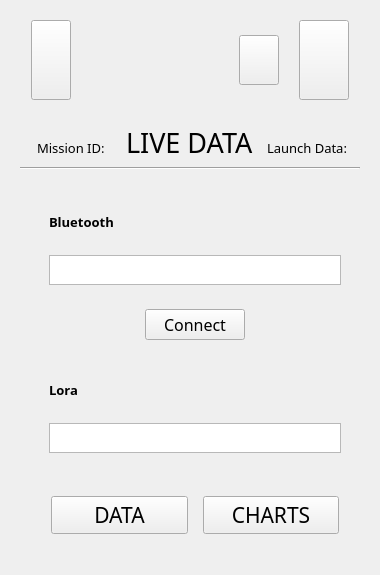
      <widget class="QWidget" name="liveData">
       <property name="sizePolicy">
        <sizepolicy hsizetype="Expanding" vsizetype="Preferred">
         <horstretch>0</horstretch>
         <verstretch>0</verstretch>
        </sizepolicy>
       </property>
       <layout class="QVBoxLayout" name="verticalLayout_36">
        <item>
         <widget class="QWidget" name="upperContainer_3" native="true">
          <property name="sizePolicy">
           <sizepolicy hsizetype="Preferred" vsizetype="Minimum">
            <horstretch>0</horstretch>
            <verstretch>0</verstretch>
           </sizepolicy>
          </property>
          <property name="maximumSize">
           <size>
            <width>16777215</width>
            <height>200</height>
           </size>
          </property>
          <layout class="QHBoxLayout" name="horizontalLayout_14">
           <property name="spacing">
            <number>0</number>
           </property>
           <property name="leftMargin">
            <number>0</number>
           </property>
           <property name="topMargin">
            <number>0</number>
           </property>
           <property name="rightMargin">
            <number>0</number>
           </property>
           <property name="bottomMargin">
            <number>0</number>
           </property>
           <item alignment="Qt::AlignLeft">
            <widget class="QWidget" name="leftSubContainer_3" native="true">
             <layout class="QHBoxLayout" name="horizontalLayout_15">
              <property name="spacing">
               <number>10</number>
              </property>
              <property name="leftMargin">
               <number>20</number>
              </property>
              <property name="rightMargin">
               <number>20</number>
              </property>
              <item>
               <widget class="QPushButton" name="returnBtn_2">
                <property name="maximumSize">
                 <size>
                  <width>100</width>
                  <height>100</height>
                 </size>
                </property>
                <property name="text">
                 <string/>
                </property>
                <property name="icon">
                 <iconset resource="assets/resources.qrc">
                  <normaloff>:/icons/icons/yellow_pack/arrow-left-circle.svg</normaloff>:/icons/icons/yellow_pack/arrow-left-circle.svg</iconset>
                </property>
                <property name="iconSize">
                 <size>
                  <width>50</width>
                  <height>50</height>
                 </size>
                </property>
               </widget>
              </item>
             </layout>
            </widget>
           </item>
           <item alignment="Qt::AlignHCenter">
            <widget class="QWidget" name="midSubContainer_3" native="true">
             <layout class="QHBoxLayout" name="horizontalLayout_16">
              <item>
               <widget class="QLabel" name="superclusterLogo_3">
                <property name="minimumSize">
                 <size>
                  <width>110</width>
                  <height>80</height>
                 </size>
                </property>
                <property name="maximumSize">
                 <size>
                  <width>110</width>
                  <height>80</height>
                 </size>
                </property>
                <property name="text">
                 <string/>
                </property>
                <property name="pixmap">
                 <pixmap resource="assets/resources.qrc">:/pixmap/icons/logo/logo_3.png</pixmap>
                </property>
                <property name="scaledContents">
                 <bool>true</bool>
                </property>
                <property name="alignment">
                 <set>Qt::AlignCenter</set>
                </property>
               </widget>
              </item>
             </layout>
            </widget>
           </item>
           <item alignment="Qt::AlignRight">
            <widget class="QWidget" name="rightSubContainer_3" native="true">
             <layout class="QHBoxLayout" name="horizontalLayout_17">
              <property name="spacing">
               <number>20</number>
              </property>
              <property name="leftMargin">
               <number>20</number>
              </property>
              <property name="rightMargin">
               <number>20</number>
              </property>
              <item>
               <widget class="QPushButton" name="settingsBtn_3">
                <property name="minimumSize">
                 <size>
                  <width>0</width>
                  <height>50</height>
                 </size>
                </property>
                <property name="maximumSize">
                 <size>
                  <width>50</width>
                  <height>50</height>
                 </size>
                </property>
                <property name="styleSheet">
                 <string notr="true"/>
                </property>
                <property name="text">
                 <string/>
                </property>
                <property name="icon">
                 <iconset resource="assets/resources.qrc">
                  <normaloff>:/icons/icons/yellow_pack/settings.svg</normaloff>:/icons/icons/yellow_pack/settings.svg</iconset>
                </property>
                <property name="iconSize">
                 <size>
                  <width>50</width>
                  <height>50</height>
                 </size>
                </property>
               </widget>
              </item>
              <item>
               <widget class="QPushButton" name="infoBtn_3">
                <property name="minimumSize">
                 <size>
                  <width>50</width>
                  <height>50</height>
                 </size>
                </property>
                <property name="maximumSize">
                 <size>
                  <width>100</width>
                  <height>100</height>
                 </size>
                </property>
                <property name="styleSheet">
                 <string notr="true"/>
                </property>
                <property name="text">
                 <string/>
                </property>
                <property name="icon">
                 <iconset resource="assets/resources.qrc">
                  <normaloff>:/icons/icons/yellow_pack/info.svg</normaloff>:/icons/icons/yellow_pack/info.svg</iconset>
                </property>
                <property name="iconSize">
                 <size>
                  <width>50</width>
                  <height>50</height>
                 </size>
                </property>
               </widget>
              </item>
             </layout>
            </widget>
           </item>
          </layout>
         </widget>
        </item>
        <item>
         <widget class="QWidget" name="liveDataLabel" native="true">
          <layout class="QVBoxLayout" name="verticalLayout_20">
           <item>
            <widget class="QWidget" name="pageTitleWidget_2" native="true">
             <layout class="QHBoxLayout" name="horizontalLayout_18">
              <property name="spacing">
               <number>0</number>
              </property>
              <property name="leftMargin">
               <number>0</number>
              </property>
              <property name="topMargin">
               <number>0</number>
              </property>
              <property name="rightMargin">
               <number>0</number>
              </property>
              <property name="bottomMargin">
               <number>0</number>
              </property>
              <item>
               <widget class="QWidget" name="widget_11" native="true">
                <layout class="QVBoxLayout" name="verticalLayout_22">
                 <property name="spacing">
                  <number>0</number>
                 </property>
                 <property name="leftMargin">
                  <number>0</number>
                 </property>
                 <property name="topMargin">
                  <number>10</number>
                 </property>
                 <property name="rightMargin">
                  <number>0</number>
                 </property>
                 <property name="bottomMargin">
                  <number>0</number>
                 </property>
                 <item alignment="Qt::AlignHCenter">
                  <widget class="QLabel" name="missionLabel_2">
                   <property name="font">
                    <font>
                     <family>Inria Sans</family>
                     <pointsize>10</pointsize>
                     <weight>50</weight>
                     <bold>false</bold>
                    </font>
                   </property>
                   <property name="text">
                    <string>Mission ID: &lt;nr&gt;</string>
                   </property>
                  </widget>
                 </item>
                </layout>
               </widget>
              </item>
              <item>
               <widget class="QWidget" name="titleLabel_2" native="true">
                <layout class="QVBoxLayout" name="verticalLayout_24">
                 <property name="spacing">
                  <number>0</number>
                 </property>
                 <property name="leftMargin">
                  <number>0</number>
                 </property>
                 <property name="topMargin">
                  <number>0</number>
                 </property>
                 <property name="rightMargin">
                  <number>0</number>
                 </property>
                 <property name="bottomMargin">
                  <number>0</number>
                 </property>
                 <item alignment="Qt::AlignHCenter">
                  <widget class="QLabel" name="label_2">
                   <property name="font">
                    <font>
                     <family>Inria Sans</family>
                     <pointsize>20</pointsize>
                     <weight>50</weight>
                     <bold>false</bold>
                    </font>
                   </property>
                   <property name="text">
                    <string>LIVE DATA</string>
                   </property>
                  </widget>
                 </item>
                </layout>
               </widget>
              </item>
              <item>
               <widget class="QWidget" name="widget_15" native="true">
                <layout class="QVBoxLayout" name="verticalLayout_25">
                 <property name="spacing">
                  <number>0</number>
                 </property>
                 <property name="leftMargin">
                  <number>0</number>
                 </property>
                 <property name="topMargin">
                  <number>10</number>
                 </property>
                 <property name="rightMargin">
                  <number>0</number>
                 </property>
                 <property name="bottomMargin">
                  <number>0</number>
                 </property>
                 <item alignment="Qt::AlignHCenter">
                  <widget class="QLabel" name="label_7">
                   <property name="font">
                    <font>
                     <family>Inria Sans</family>
                     <pointsize>10</pointsize>
                     <weight>50</weight>
                     <bold>false</bold>
                    </font>
                   </property>
                   <property name="text">
                    <string>Launch Data: &lt;data&gt;</string>
                   </property>
                  </widget>
                 </item>
                </layout>
               </widget>
              </item>
             </layout>
            </widget>
           </item>
           <item>
            <widget class="QWidget" name="separatorWidget_2" native="true">
             <layout class="QVBoxLayout" name="verticalLayout_26">
              <property name="spacing">
               <number>0</number>
              </property>
              <property name="leftMargin">
               <number>0</number>
              </property>
              <property name="topMargin">
               <number>0</number>
              </property>
              <property name="rightMargin">
               <number>0</number>
              </property>
              <property name="bottomMargin">
               <number>0</number>
              </property>
              <item>
               <widget class="Line" name="line_3">
                <property name="orientation">
                 <enum>Qt::Horizontal</enum>
                </property>
               </widget>
              </item>
             </layout>
            </widget>
           </item>
          </layout>
         </widget>
        </item>
        <item>
         <widget class="QWidget" name="mainContainer_2" native="true">
          <property name="sizePolicy">
           <sizepolicy hsizetype="Expanding" vsizetype="Expanding">
            <horstretch>0</horstretch>
            <verstretch>0</verstretch>
           </sizepolicy>
          </property>
          <layout class="QHBoxLayout" name="horizontalLayout_19">
           <property name="spacing">
            <number>10</number>
           </property>
           <property name="leftMargin">
            <number>10</number>
           </property>
           <property name="topMargin">
            <number>10</number>
           </property>
           <property name="rightMargin">
            <number>10</number>
           </property>
           <property name="bottomMargin">
            <number>10</number>
           </property>
           <item>
            <widget class="mapWidget" name="mapWidget_2" native="true"/>
           </item>
           <item>
            <widget class="QWidget" name="connectionContainer" native="true">
             <property name="minimumSize">
              <size>
               <width>0</width>
               <height>0</height>
              </size>
             </property>
             <property name="maximumSize">
              <size>
               <width>450</width>
               <height>16777215</height>
              </size>
             </property>
             <layout class="QVBoxLayout" name="verticalLayout_28">
              <property name="spacing">
               <number>5</number>
              </property>
              <property name="leftMargin">
               <number>0</number>
              </property>
              <property name="topMargin">
               <number>0</number>
              </property>
              <property name="rightMargin">
               <number>0</number>
              </property>
              <property name="bottomMargin">
               <number>0</number>
              </property>
              <item alignment="Qt::AlignTop">
               <widget class="QWidget" name="bluetoothWidget" native="true">
                <layout class="QVBoxLayout" name="verticalLayout_29">
                 <item>
                  <widget class="QWidget" name="widget_17" native="true">
                   <property name="styleSheet">
                    <string notr="true"/>
                   </property>
                   <layout class="QVBoxLayout" name="verticalLayout_30">
                    <item>
                     <widget class="QLabel" name="label_9">
                      <property name="font">
                       <font>
                        <family>Inria Sans</family>
                        <pointsize>10</pointsize>
                        <weight>75</weight>
                        <bold>true</bold>
                       </font>
                      </property>
                      <property name="text">
                       <string>Bluetooth</string>
                      </property>
                     </widget>
                    </item>
                   </layout>
                  </widget>
                 </item>
                 <item>
                  <widget class="QWidget" name="widget_19" native="true">
                   <property name="sizePolicy">
                    <sizepolicy hsizetype="Expanding" vsizetype="Expanding">
                     <horstretch>0</horstretch>
                     <verstretch>0</verstretch>
                    </sizepolicy>
                   </property>
                   <layout class="QVBoxLayout" name="verticalLayout_31">
                    <item>
                     <widget class="QPlainTextEdit" name="filePathLabel_2">
                      <property name="minimumSize">
                       <size>
                        <width>0</width>
                        <height>0</height>
                       </size>
                      </property>
                      <property name="maximumSize">
                       <size>
                        <width>600</width>
                        <height>30</height>
                       </size>
                      </property>
                     </widget>
                    </item>
                   </layout>
                  </widget>
                 </item>
                 <item>
                  <widget class="QWidget" name="widget_20" native="true">
                   <layout class="QVBoxLayout" name="verticalLayout_32">
                    <item alignment="Qt::AlignHCenter">
                     <widget class="QPushButton" name="connectBtn">
                      <property name="minimumSize">
                       <size>
                        <width>100</width>
                        <height>30</height>
                       </size>
                      </property>
                      <property name="font">
                       <font>
                        <family>Inria Sans</family>
                        <pointsize>12</pointsize>
                        <weight>50</weight>
                        <bold>false</bold>
                       </font>
                      </property>
                      <property name="text">
                       <string>Connect</string>
                      </property>
                     </widget>
                    </item>
                   </layout>
                  </widget>
                 </item>
                </layout>
               </widget>
              </item>
              <item>
               <widget class="QWidget" name="loraWidget" native="true">
                <layout class="QVBoxLayout" name="verticalLayout_33">
                 <item>
                  <widget class="QWidget" name="widget_3" native="true">
                   <layout class="QVBoxLayout" name="verticalLayout_34">
                    <item>
                     <widget class="QLabel" name="label_10">
                      <property name="font">
                       <font>
                        <family>Inria Sans</family>
                        <pointsize>10</pointsize>
                        <weight>75</weight>
                        <bold>true</bold>
                       </font>
                      </property>
                      <property name="text">
                       <string>Lora</string>
                      </property>
                     </widget>
                    </item>
                   </layout>
                  </widget>
                 </item>
                 <item>
                  <widget class="QWidget" name="widget_21" native="true">
                   <layout class="QVBoxLayout" name="verticalLayout_35">
                    <item>
                     <widget class="QPlainTextEdit" name="missionParamLabel_2">
                      <property name="minimumSize">
                       <size>
                        <width>0</width>
                        <height>0</height>
                       </size>
                      </property>
                      <property name="maximumSize">
                       <size>
                        <width>600</width>
                        <height>30</height>
                       </size>
                      </property>
                     </widget>
                    </item>
                   </layout>
                  </widget>
                 </item>
                </layout>
               </widget>
              </item>
              <item>
               <widget class="QWidget" name="buttons_2" native="true">
                <layout class="QHBoxLayout" name="horizontalLayout_20">
                 <property name="spacing">
                  <number>15</number>
                 </property>
                 <property name="leftMargin">
                  <number>20</number>
                 </property>
                 <property name="topMargin">
                  <number>20</number>
                 </property>
                 <property name="rightMargin">
                  <number>20</number>
                 </property>
                 <property name="bottomMargin">
                  <number>20</number>
                 </property>
                 <item>
                  <widget class="QPushButton" name="dataBtn_2">
                   <property name="sizePolicy">
                    <sizepolicy hsizetype="Minimum" vsizetype="Expanding">
                     <horstretch>0</horstretch>
                     <verstretch>0</verstretch>
                    </sizepolicy>
                   </property>
                   <property name="font">
                    <font>
                     <family>Inria Sans</family>
                     <pointsize>16</pointsize>
                     <weight>50</weight>
                     <bold>false</bold>
                    </font>
                   </property>
                   <property name="text">
                    <string>DATA</string>
                   </property>
                  </widget>
                 </item>
                 <item>
                  <widget class="QPushButton" name="chartsBtn_2">
                   <property name="sizePolicy">
                    <sizepolicy hsizetype="Minimum" vsizetype="Expanding">
                     <horstretch>0</horstretch>
                     <verstretch>0</verstretch>
                    </sizepolicy>
                   </property>
                   <property name="font">
                    <font>
                     <family>Inria Sans</family>
                     <pointsize>16</pointsize>
                     <weight>50</weight>
                     <bold>false</bold>
                    </font>
                   </property>
                   <property name="text">
                    <string>CHARTS</string>
                   </property>
                  </widget>
                 </item>
                </layout>
               </widget>
              </item>
             </layout>
            </widget>
           </item>
          </layout>
         </widget>
        </item>
       </layout>
      </widget>
